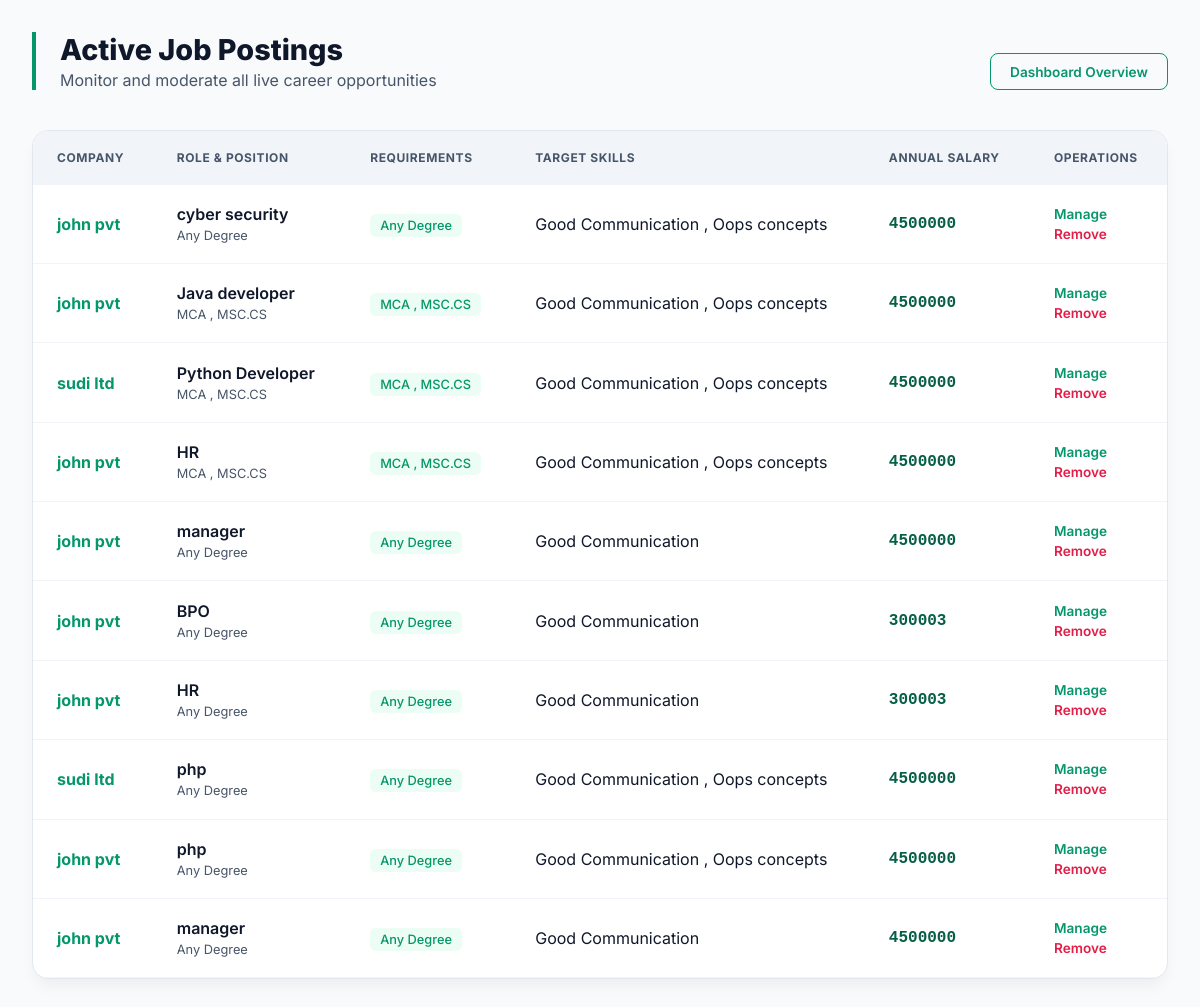
The app's page /job_list_main, older data.
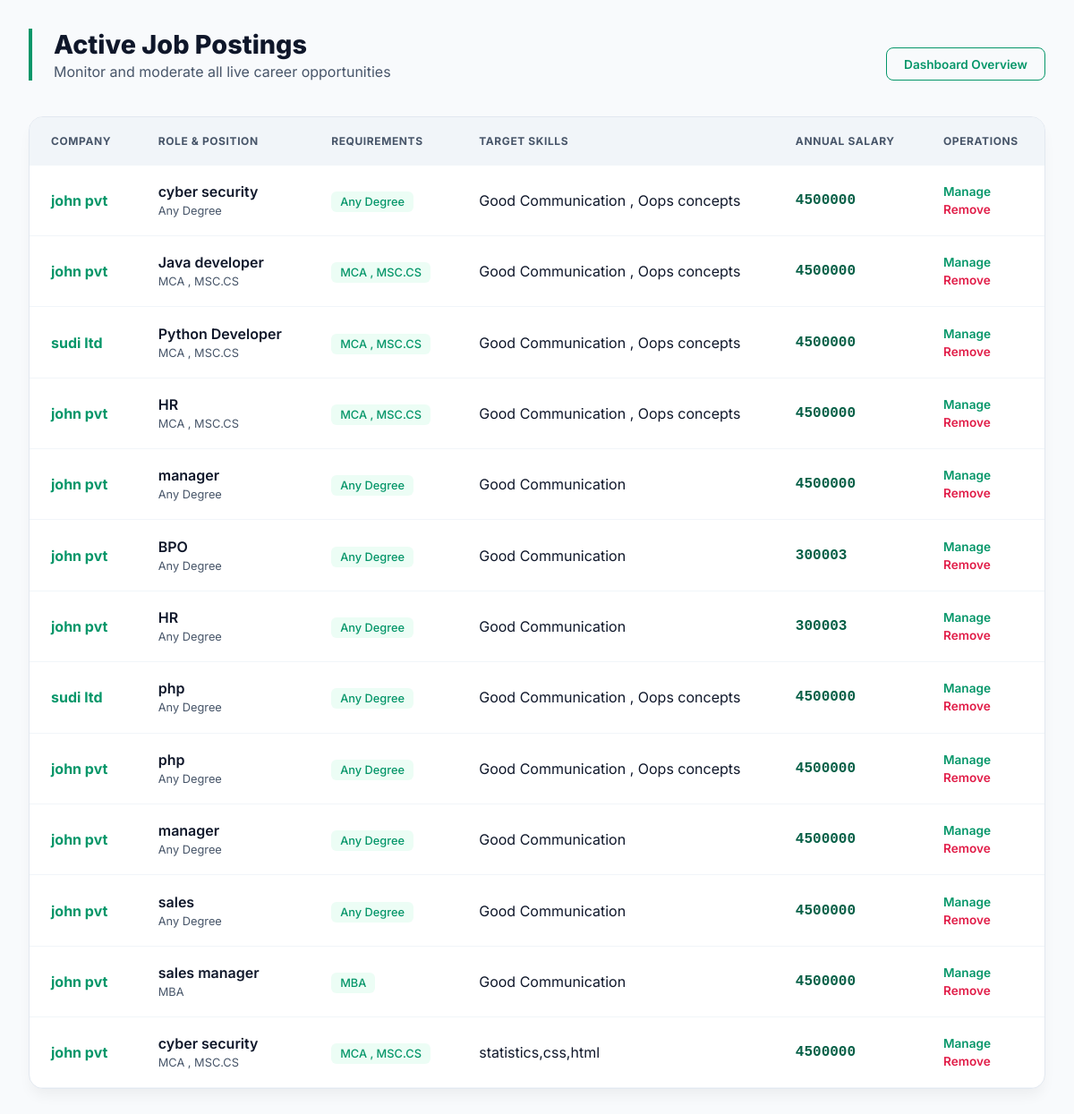
The same page, newer data.
### final_app/models.py (models this page shows, shortened)
class addjob(models.Model):
     admin = models.ForeignKey(adminmodel, on_delete=models.CASCADE, related_name='posted_jobs', null=True)
     job_name=models.CharField(max_length=200)
     job_salary=models.IntegerField()
     job_skill=models.CharField(max_length=520)
     job_qualification=models.CharField(max_length=200,null=True)

class adminmodel(models.Model):
    jobadmin=models.ForeignKey(User,on_delete=models.CASCADE)
    company_name=models.CharField(max_length=200)

### final_app/views.py (the view)
# urls.py: path('job_list_main',views.job_list_main,name='job_list_main'),
def job_list_main(request):
    ad=addjob.objects.all().select_related('admin')
    return render (request,'job_list_main.html',{'a':ad})

### final_app/templates/job_list_main.html (shortened to what this page needs)
<!DOCTYPE html>
<html lang="en">
<head>
    {% load static %}
    <link rel="stylesheet" href="{% static 'css/job_list_main.css' %}">
</head>
<body>
    <div class="admin-container">
        <header class="main-header">
            <div class="header-text">
                <h1>Active Job Postings</h1>
                <p>Monitor and moderate all live career opportunities</p>
            </div>
            <a href="{% url 'main_admin' %}" class="btn-back">Dashboard Overview</a>
        </header>
        <div class="table-card">
            <div class="table-wrapper">
                <table>
                    <thead>
                        <tr>
                            <th>Company</th>
                            <th>Role & Position</th>
                            <th>Requirements</th>
                            <th>Target Skills</th>
                            <th>Annual Salary</th>
                            <th class="text-center">Operations</th>
                        </tr>
                    </thead>
                    <tbody>
                        {% for i in a %}
                        <tr>
                            <td class="company-name">{{ i.admin.company_name }}</td>
                            <td>
                                <div class="role-title">{{ i.job_name }}</div>
                                <span class="sub-text">{{ i.job_qualification }}</span>
                            </td>
                            <td><span class="qual-badge">{{ i.job_qualification }}</span></td>
                            <td>
                                <div class="skills-container">
                                    {{ i.job_skill }}
                                </div>
                            </td>
                            <td class="salary-text">{{ i.job_salary }}</td>
                            <td>
                                <div class="action-stack">
                                    <a href="{% url 'job_list_main_edit' i.id %}" class="lnk-edit">Manage</a>
                                    <a href="{% url 'job_list_main_delete' i.id %}" class="lnk-delete" onclick="return confirm('Archive this job post?')">Remove</a>
                                </div>
                            </td>
                        </tr>
                        {% empty %}
                        <tr>
                            <td colspan="6" class="empty-row">No active job listings found.</td>
                        </tr>
                        {% endfor %}
                    </tbody>
                </table>
            </div>
        </div>
    </div>
</body>
</html>

Row changes from the older to the newer data that the page shows:
added addjob: admin.company_name "john pvt", job_name "sales", job_qualification "Any Degree", job_skill "Good Communication", job_salary "4500000"
added addjob: admin.company_name "john pvt", job_name "sales manager", job_qualification "MBA", job_skill "Good Communication", job_salary "4500000"
added addjob: admin.company_name "john pvt", job_name "cyber security", job_qualification "MCA , MSC.CS", job_skill "statistics,css,html", job_salary "4500000"
